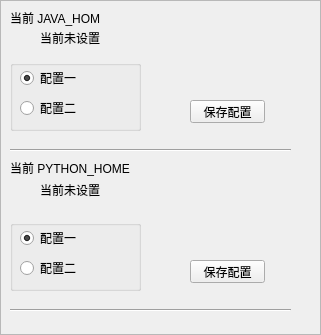
<?xml version="1.0" encoding="UTF-8"?>
<ui version="4.0">
 <author>thisnew</author>
 <class>Frame</class>
 <widget class="QFrame" name="Frame">
  <property name="geometry">
   <rect>
    <x>0</x>
    <y>0</y>
    <width>321</width>
    <height>335</height>
   </rect>
  </property>
  <property name="windowTitle">
   <string notr="true">环境变量设置</string>
  </property>
  <property name="frameShape">
   <enum>QFrame::StyledPanel</enum>
  </property>
  <property name="frameShadow">
   <enum>QFrame::Raised</enum>
  </property>
  <widget class="QPushButton" name="java_pushButton">
   <property name="geometry">
    <rect>
     <x>190</x>
     <y>100</y>
     <width>75</width>
     <height>23</height>
    </rect>
   </property>
   <property name="text">
    <string>保存配置</string>
   </property>
  </widget>
  <widget class="QLabel" name="java_lab">
   <property name="geometry">
    <rect>
     <x>10</x>
     <y>10</y>
     <width>91</width>
     <height>16</height>
    </rect>
   </property>
   <property name="baseSize">
    <size>
     <width>0</width>
     <height>0</height>
    </size>
   </property>
   <property name="frameShadow">
    <enum>QFrame::Plain</enum>
   </property>
   <property name="text">
    <string>当前 JAVA_HOME</string>
   </property>
  </widget>
  <widget class="QLabel" name="java_path_show">
   <property name="geometry">
    <rect>
     <x>40</x>
     <y>30</y>
     <width>441</width>
     <height>16</height>
    </rect>
   </property>
   <property name="font">
    <font>
     <family>Consolas</family>
    </font>
   </property>
   <property name="cursor">
    <cursorShape>ArrowCursor</cursorShape>
   </property>
   <property name="text">
    <string>当前未设置</string>
   </property>
   <property name="textFormat">
    <enum>Qt::AutoText</enum>
   </property>
  </widget>
  <widget class="QLabel" name="python_lab">
   <property name="geometry">
    <rect>
     <x>10</x>
     <y>160</y>
     <width>401</width>
     <height>16</height>
    </rect>
   </property>
   <property name="text">
    <string>当前 PYTHON_HOME</string>
   </property>
  </widget>
  <widget class="QLabel" name="python_path_shw">
   <property name="geometry">
    <rect>
     <x>40</x>
     <y>180</y>
     <width>441</width>
     <height>20</height>
    </rect>
   </property>
   <property name="font">
    <font>
     <family>Consolas</family>
    </font>
   </property>
   <property name="text">
    <string>当前未设置</string>
   </property>
  </widget>
  <widget class="QPushButton" name="python_pushButton_3">
   <property name="geometry">
    <rect>
     <x>190</x>
     <y>260</y>
     <width>75</width>
     <height>23</height>
    </rect>
   </property>
   <property name="text">
    <string>保存配置</string>
   </property>
  </widget>
  <widget class="Line" name="line">
   <property name="geometry">
    <rect>
     <x>10</x>
     <y>140</y>
     <width>281</width>
     <height>20</height>
    </rect>
   </property>
   <property name="orientation">
    <enum>Qt::Horizontal</enum>
   </property>
  </widget>
  <widget class="QGroupBox" name="python_groupBox__2">
   <property name="geometry">
    <rect>
     <x>10</x>
     <y>220</y>
     <width>131</width>
     <height>71</height>
    </rect>
   </property>
   <property name="title">
    <string/>
   </property>
   <widget class="QRadioButton" name="radioButton_python_2">
    <property name="geometry">
     <rect>
      <x>10</x>
      <y>40</y>
      <width>89</width>
      <height>16</height>
     </rect>
    </property>
    <property name="text">
     <string>配置二</string>
    </property>
   </widget>
   <widget class="QRadioButton" name="radioButton_python_1">
    <property name="geometry">
     <rect>
      <x>10</x>
      <y>10</y>
      <width>89</width>
      <height>16</height>
     </rect>
    </property>
    <property name="text">
     <string>配置一</string>
    </property>
    <property name="checked">
     <bool>true</bool>
    </property>
    <property name="autoRepeat">
     <bool>false</bool>
    </property>
   </widget>
  </widget>
  <widget class="QGroupBox" name="java_groupBox">
   <property name="geometry">
    <rect>
     <x>10</x>
     <y>60</y>
     <width>131</width>
     <height>71</height>
    </rect>
   </property>
   <property name="title">
    <string/>
   </property>
   <widget class="QRadioButton" name="radioButton_java_2">
    <property name="geometry">
     <rect>
      <x>10</x>
      <y>40</y>
      <width>89</width>
      <height>16</height>
     </rect>
    </property>
    <property name="text">
     <string>配置二</string>
    </property>
   </widget>
   <widget class="QRadioButton" name="radioButton_java_1">
    <property name="geometry">
     <rect>
      <x>10</x>
      <y>10</y>
      <width>89</width>
      <height>16</height>
     </rect>
    </property>
    <property name="text">
     <string>配置一</string>
    </property>
    <property name="checked">
     <bool>true</bool>
    </property>
    <property name="autoRepeat">
     <bool>false</bool>
    </property>
   </widget>
  </widget>
  <widget class="Line" name="line_2">
   <property name="geometry">
    <rect>
     <x>10</x>
     <y>300</y>
     <width>281</width>
     <height>20</height>
    </rect>
   </property>
   <property name="orientation">
    <enum>Qt::Horizontal</enum>
   </property>
  </widget>
 </widget>
 <resources/>
 <connections/>
</ui>
